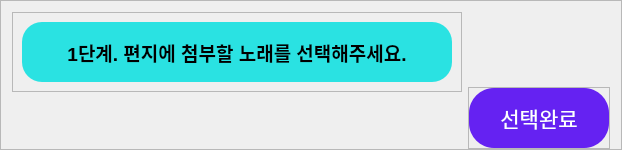
                  <widget class="QFrame" name="frame_46">
                   <property name="minimumSize">
                    <size>
                     <width>0</width>
                     <height>150</height>
                    </size>
                   </property>
                   <property name="frameShape">
                    <enum>QFrame::StyledPanel</enum>
                   </property>
                   <property name="frameShadow">
                    <enum>QFrame::Raised</enum>
                   </property>
                   <layout class="QHBoxLayout" name="horizontalLayout_38">
                    <property name="bottomMargin">
                     <number>0</number>
                    </property>
                    <item alignment="Qt::AlignLeft|Qt::AlignTop">
                     <widget class="QFrame" name="frame_72">
                      <property name="minimumSize">
                       <size>
                        <width>450</width>
                        <height>80</height>
                       </size>
                      </property>
                      <property name="frameShape">
                       <enum>QFrame::StyledPanel</enum>
                      </property>
                      <property name="frameShadow">
                       <enum>QFrame::Raised</enum>
                      </property>
                      <layout class="QVBoxLayout" name="verticalLayout_45">
                       <item>
                        <widget class="QLabel" name="label_15">
                         <property name="font">
                          <font>
                           <family>Arial</family>
                           <pointsize>14</pointsize>
                           <weight>75</weight>
                           <bold>true</bold>
                          </font>
                         </property>
                         <property name="styleSheet">
                          <string notr="true">*{width: 312px;
  height: 36px;
  border-radius: 20px;
 color:black; background-color: #2ae2e2;}</string>
                         </property>
                         <property name="frameShape">
                          <enum>QFrame::Box</enum>
                         </property>
                         <property name="text">
                          <string>1단계. 편지에 첨부할 노래를 선택해주세요.</string>
                         </property>
                         <property name="alignment">
                          <set>Qt::AlignCenter</set>
                         </property>
                        </widget>
                       </item>
                      </layout>
                     </widget>
                    </item>
                    <item alignment="Qt::AlignRight|Qt::AlignBottom">
                     <widget class="QFrame" name="frame_71">
                      <property name="minimumSize">
                       <size>
                        <width>140</width>
                        <height>60</height>
                       </size>
                      </property>
                      <property name="font">
                       <font>
                        <pointsize>16</pointsize>
                       </font>
                      </property>
                      <property name="styleSheet">
                       <string notr="true"/>
                      </property>
                      <property name="frameShape">
                       <enum>QFrame::StyledPanel</enum>
                      </property>
                      <property name="frameShadow">
                       <enum>QFrame::Raised</enum>
                      </property>
                      <layout class="QVBoxLayout" name="verticalLayout_44">
                       <property name="leftMargin">
                        <number>0</number>
                       </property>
                       <property name="topMargin">
                        <number>0</number>
                       </property>
                       <property name="rightMargin">
                        <number>0</number>
                       </property>
                       <property name="bottomMargin">
                        <number>0</number>
                       </property>
                       <item>
                        <widget class="QPushButton" name="pushButton_9">
                         <property name="minimumSize">
                          <size>
                           <width>140</width>
                           <height>60</height>
                          </size>
                         </property>
                         <property name="font">
                          <font>
                           <pointsize>16</pointsize>
                          </font>
                         </property>
                         <property name="styleSheet">
                          <string notr="true">*{border-radius: 25px;
  color: #ffffff;
  background-color: #6522f2;}</string>
                         </property>
                         <property name="text">
                          <string>선택완료</string>
                         </property>
                        </widget>
                       </item>
                      </layout>
                     </widget>
                    </item>
                   </layout>
                  </widget>
